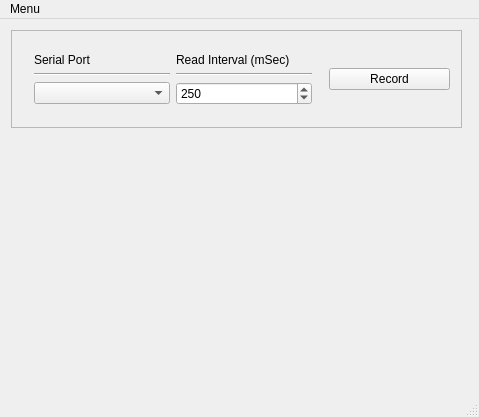
<?xml version="1.0" encoding="UTF-8"?>
<ui version="4.0">
 <class>DataLogger</class>
 <widget class="QMainWindow" name="DataLogger">
  <property name="geometry">
   <rect>
    <x>0</x>
    <y>0</y>
    <width>479</width>
    <height>404</height>
   </rect>
  </property>
  <property name="sizePolicy">
   <sizepolicy hsizetype="Ignored" vsizetype="Fixed">
    <horstretch>0</horstretch>
    <verstretch>0</verstretch>
   </sizepolicy>
  </property>
  <property name="windowTitle">
   <string>DataLogger</string>
  </property>
  <widget class="QWidget" name="centralWidget">
   <layout class="QGridLayout" name="gridLayout_2">
    <item row="0" column="0">
     <widget class="QFrame" name="controlFrame">
      <property name="sizePolicy">
       <sizepolicy hsizetype="Preferred" vsizetype="Fixed">
        <horstretch>0</horstretch>
        <verstretch>0</verstretch>
       </sizepolicy>
      </property>
      <property name="maximumSize">
       <size>
        <width>500</width>
        <height>16777215</height>
       </size>
      </property>
      <property name="frameShape">
       <enum>QFrame::StyledPanel</enum>
      </property>
      <property name="frameShadow">
       <enum>QFrame::Raised</enum>
      </property>
      <layout class="QGridLayout" name="gridLayout_3">
       <item row="0" column="1">
        <widget class="QPushButton" name="recordButton">
         <property name="maximumSize">
          <size>
           <width>150</width>
           <height>16777215</height>
          </size>
         </property>
         <property name="text">
          <string>Record</string>
         </property>
         <property name="checkable">
          <bool>true</bool>
         </property>
        </widget>
       </item>
       <item row="0" column="0">
        <widget class="QFrame" name="serialFrame">
         <property name="enabled">
          <bool>true</bool>
         </property>
         <property name="sizePolicy">
          <sizepolicy hsizetype="Expanding" vsizetype="Fixed">
           <horstretch>0</horstretch>
           <verstretch>0</verstretch>
          </sizepolicy>
         </property>
         <property name="maximumSize">
          <size>
           <width>300</width>
           <height>16777215</height>
          </size>
         </property>
         <property name="frameShape">
          <enum>QFrame::NoFrame</enum>
         </property>
         <property name="frameShadow">
          <enum>QFrame::Plain</enum>
         </property>
         <property name="lineWidth">
          <number>0</number>
         </property>
         <layout class="QGridLayout" name="gridLayout">
          <item row="1" column="0">
           <widget class="QLabel" name="portLabel">
            <property name="text">
             <string>Serial Port</string>
            </property>
           </widget>
          </item>
          <item row="3" column="0">
           <widget class="Line" name="portLine">
            <property name="orientation">
             <enum>Qt::Horizontal</enum>
            </property>
           </widget>
          </item>
          <item row="4" column="0">
           <widget class="QComboBox" name="serialSelect"/>
          </item>
          <item row="4" column="1">
           <widget class="QSpinBox" name="intervalSelect">
            <property name="minimum">
             <number>100</number>
            </property>
            <property name="maximum">
             <number>2000</number>
            </property>
            <property name="singleStep">
             <number>50</number>
            </property>
            <property name="value">
             <number>250</number>
            </property>
           </widget>
          </item>
          <item row="3" column="1">
           <widget class="Line" name="intervalLine">
            <property name="orientation">
             <enum>Qt::Horizontal</enum>
            </property>
           </widget>
          </item>
          <item row="1" column="1">
           <widget class="QLabel" name="intervalLabel">
            <property name="text">
             <string>Read Interval (mSec)</string>
            </property>
           </widget>
          </item>
         </layout>
        </widget>
       </item>
      </layout>
     </widget>
    </item>
    <item row="0" column="1">
     <widget class="QFrame" name="placeHolderFrame">
      <property name="enabled">
       <bool>false</bool>
      </property>
      <property name="frameShape">
       <enum>QFrame::NoFrame</enum>
      </property>
      <property name="frameShadow">
       <enum>QFrame::Raised</enum>
      </property>
     </widget>
    </item>
    <item row="1" column="0" colspan="2">
     <widget class="QCustomPlot" name="graphWidget" native="true">
      <property name="minimumSize">
       <size>
        <width>0</width>
        <height>250</height>
       </size>
      </property>
      <zorder>serialFrame</zorder>
     </widget>
    </item>
   </layout>
  </widget>
  <widget class="QMenuBar" name="menuBar">
   <property name="geometry">
    <rect>
     <x>0</x>
     <y>0</y>
     <width>479</width>
     <height>19</height>
    </rect>
   </property>
   <widget class="QMenu" name="menuMenu">
    <property name="title">
     <string>Menu</string>
    </property>
    <addaction name="actionUpdate_Serial_Ports"/>
    <addaction name="separator"/>
    <addaction name="actionSave_Graph"/>
    <addaction name="actionSave_Data"/>
   </widget>
   <addaction name="menuMenu"/>
  </widget>
  <widget class="QStatusBar" name="statusBar"/>
  <action name="actionSave_Graph">
   <property name="text">
    <string>Save Graph</string>
   </property>
  </action>
  <action name="actionSave_Data">
   <property name="text">
    <string>Save Data</string>
   </property>
  </action>
  <action name="actionUpdate_Serial_Ports">
   <property name="text">
    <string>Update Serial Ports</string>
   </property>
  </action>
 </widget>
 <layoutdefault spacing="6" margin="11"/>
 <customwidgets>
  <customwidget>
   <class>QCustomPlot</class>
   <extends>QWidget</extends>
   <header>qcustomplot.h</header>
   <container>1</container>
  </customwidget>
 </customwidgets>
 <resources/>
 <connections/>
</ui>
